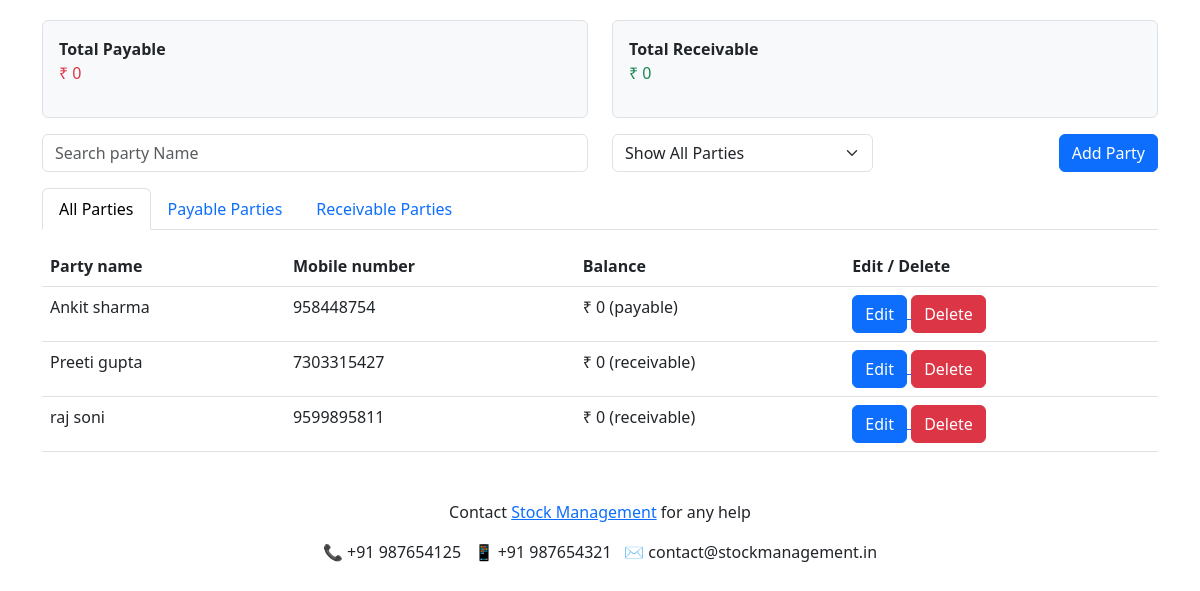
The page / on the database its author committed.
### stockApp/models.py (models this page shows, shortened)
class add_party(models.Model):
    party_name=models.CharField(max_length=50)
    number= models.BigIntegerField(null=True, blank=True, default="null")
    opening_balance= models.IntegerField(null=True)
    party_type=models.CharField(max_length=20)
    GST_no=models.CharField(max_length=100, null=True, blank=True)
    PAN_no=models.BigIntegerField(null=True, blank=True)
    billing_add=models.CharField(max_length=200, blank=True, null=True)
    billing_pin=models.IntegerField(null=True, blank=True)
    billing_state=models.CharField(max_length=100, null=True, blank=True)
    account_holder_name=models.CharField(max_length=100, blank=True, null=True)
    bank_name=models.CharField(max_length=100, blank=True, null=True)
    account_number=models.BigIntegerField(null=True, blank=True)
    IFSC_code=models.CharField(max_length=50, null=True, blank=True)
    branch_name=models.CharField(max_length=100, null=True, blank=True)

### stockApp/views.py (the view)
# urls.py: path("",party),
def party(request):
    party_data=add_party.objects.all()
    return render(request, "party.html",{"party_data":party_data})

### stockApp/templates/party.html (shortened to what this page needs)
<!DOCTYPE html>
<html lang="en">
    {% load static %}
<head>
    <link rel="stylesheet" href="https://cdn.jsdelivr.net/npm/bootstrap@5.3.0/dist/css/bootstrap.min.css">
</head>
<body>
    <div class="container">
        <div class="row mb-3">
            <div class="col-md-6">
                <div class="p-3 border rounded bg-light">
                    <strong>Total Payable</strong>
                    <p class="text-danger">&#8377; 0</p>
                </div>
            </div>
            <div class="col-md-6">
                <div class="p-3 border rounded bg-light">
                    <strong>Total Receivable</strong>
                    <p class="text-success">&#8377; 0</p>
                </div>
            </div>
        </div>
        <div class="row mb-3">
            <div class="col-md-6">
                <input type="text" class="form-control" id="search" placeholder="Search party Name">
            </div>
            <div class="col-md-3">
                <select class="form-select" id="filter">
                    <option value="all">Show All Parties</option>
                </select>
            </div>
            <div class="col-md-3 text-end">
                <a href="/add">
                <button class="btn btn-primary">Add Party</button>
                </a>
            </div>
        </div>
        <ul class="nav nav-tabs">
            <li class="nav-item">
                <a class="nav-link active" href="#" onclick="showParties('all')">All Parties</a>
            </li>
            <li class="nav-item">
                <a class="nav-link" href="#" onclick="showParties('payable')">Payable Parties</a>
            </li>
            <li class="nav-item">
                <a class="nav-link" href="#" onclick="showParties('receivable')">Receivable Parties</a>
            </li>
        </ul>
        <table class="table mt-3">
            <thead>
                <tr>
                    <th>Party name</th>
                    <th>Mobile number</th>
                    <th>Balance</th>
                    <th>Edit / Delete</th>
                </tr>
            </thead>
            <tbody id="partyTable">
                {% for party in party_data %}
                <tr class="party" data-type="{{party.party_type}}">
                    <td>{{party.party_name}}</td>
                    <td>{{party.number}}</td>
                    <td class="balance-payable">&#8377; {{party.opening_balance}} ({{party.party_type}})</td>
                    <td>
                        <a href="update_party/{{party.id }}">
                        <button type="button" class="btn btn-primary">Edit</button>
                        </a>
                        <button type="button" class="btn btn-danger" data-bs-toggle="modal" data-bs-target="#deleteModal">
                            Delete
                        </button>
                    </td>
                </tr>
                {% endfor %}
            </tbody>
        </table>
    </div>
    <footer class="text-center mt-5">
        <p>Contact <a href="#">Stock Management</a> for any help</p>
        <p>
            📞 +91 987654125 &nbsp;
            📱 +91 987654321 &nbsp;
            ✉️ contact@stockmanagement.in
        </p>
    </footer>
</body>
</html>

### stockApp/templates/party.html (style rules this page uses)
body { padding: 20px; }
.balance-payable { color: red; }

### rows shown on the page
add_party: party_name "Ankit sharma", number "958448754", opening_balance "0", party_type "payable"
add_party: party_name "Preeti gupta", number "7303315427", opening_balance "0", party_type "receivable"
add_party: party_name "raj soni", number "9599895811", opening_balance "0", party_type "receivable"
